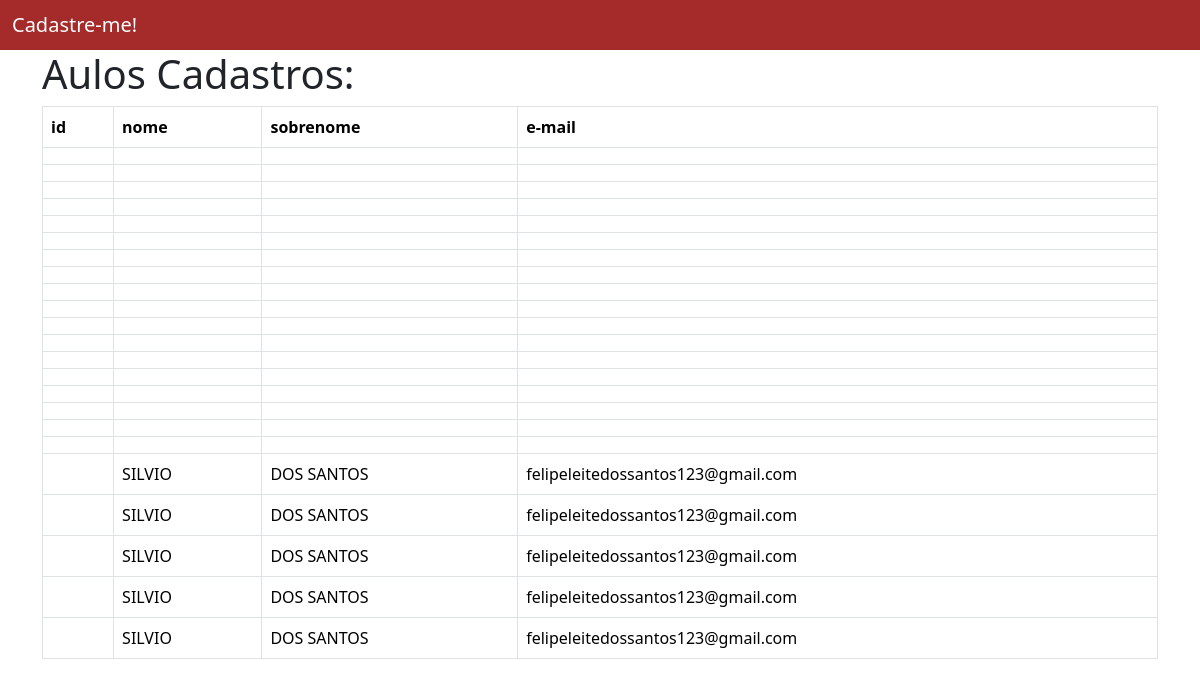
The app's page /usuarios/, older data.
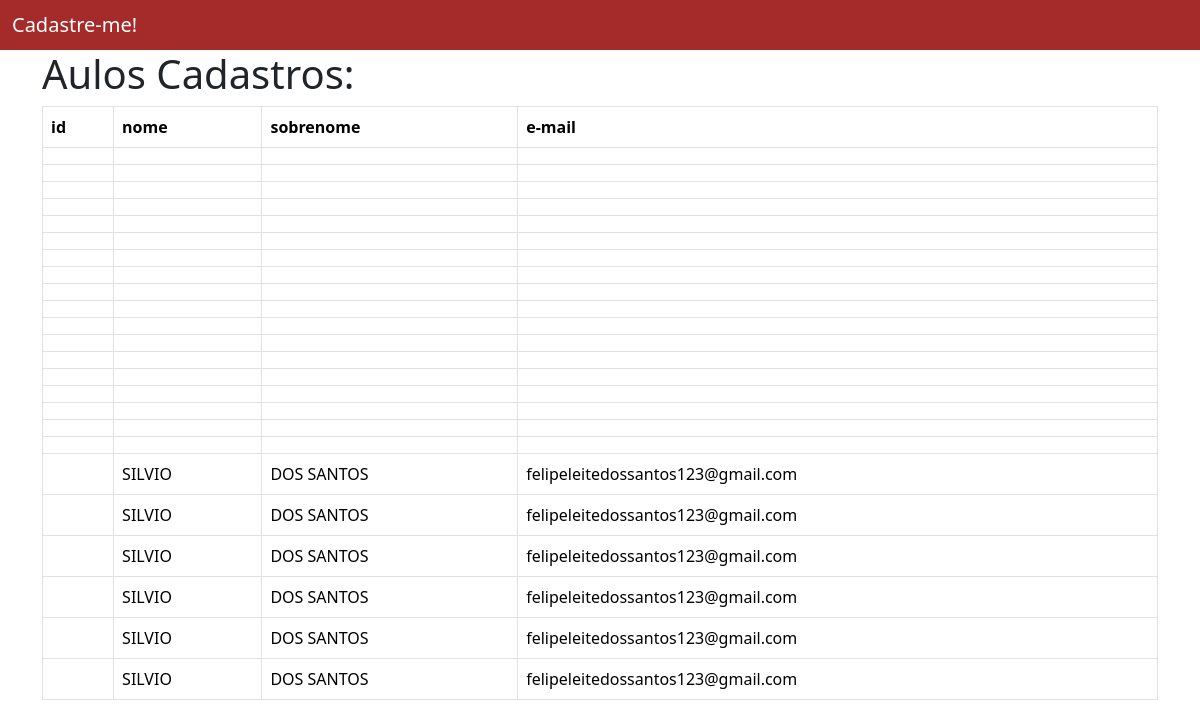
The same page, newer data.
### app_cad_usuarios/models.py (models this page shows)
class Usuario(models.Model):
    id_aluno = models.AutoField(primary_key=True)
    nome = models.TextField(max_length=255)
    sobrenome = models.TextField(max_length=255)
    email = models.TextField(max_length=255)

### app_cad_usuarios/views.py (the view)
# urls.py: path('usuarios/', views.usuarios, name='listagem_usuarios'),
def usuarios(request):
    if request.method == 'POST':
        novo_usuario = Usuario()
        novo_usuario.nome = request.POST.get('nome')
        novo_usuario.sobrenome = request.POST.get('sobrenome')
        novo_usuario.email = request.POST.get('email')
        novo_usuario.save()
    todos_usuarios = Usuario.objects.all()
    return render(request, 'usuarios/usuarios.html', {'usuarios': todos_usuarios})

### app_cad_usuarios/templates/usuarios/usuarios.html
{% extends 'usuarios/base.html' %}
{% block conteudo %}
<div class="container">
    <h1> Aulos Cadastros: </h1>
    <table class="table table-bordered table-stripe">
        <tr>
            <th>id</th>
            <th>nome</th>
            <th>sobrenome</th>
            <th>e-mail</th>
        </tr>
        {% for usuario in usuarios %}
            <tr>
                <td>{{ usuario.id }}</td>
                <td>{{ usuario.nome }}</td>
                <td>{{ usuario.sobrenome }}</td>
                <td>{{ usuario.email }}</td>
            </tr>
        {% endfor %}
    </table>
</div>
{% endblock %}

Row changes from the older to the newer data that the page shows:
added Usuario: nome "SILVIO", sobrenome "DOS SANTOS", email "felipeleitedossantos123@gmail.com"
